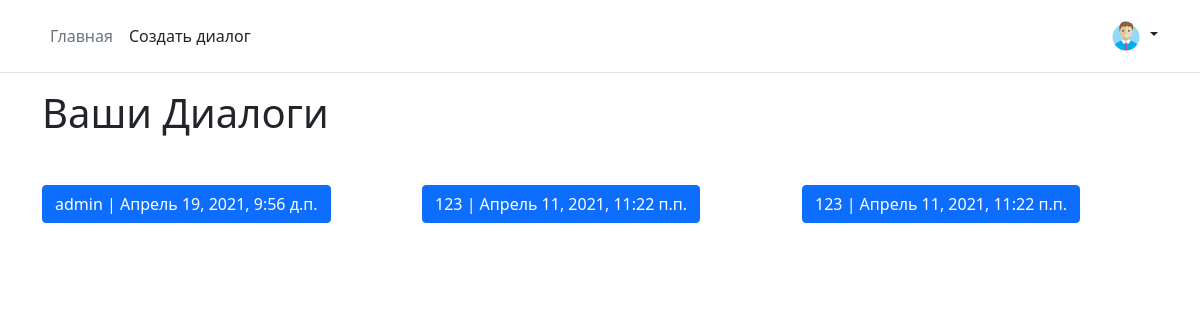
The app's page / (signed in) with its own data.
### mainapp/models.py (models this page shows, shortened)
class DialogMemebers(models.Model):
    CREATOR = '0'
    INTERLOCUTOR = '1'
    ROLE_CHOICES = (
        (CREATOR, 'создатель'),
        (INTERLOCUTOR, 'собеседник'),
    )
    dialog = models.ForeignKey(Dialog,
                               verbose_name='диалог',
                               on_delete=models.CASCADE,
                               related_name="members")
    member = models.ForeignKey(User,
                               verbose_name='участник диалога',
                               on_delete=models.CASCADE,
                               related_name="dialogs")
    role = models.CharField(verbose_name='роль',
                            choices=ROLE_CHOICES,
                            db_index=True, max_length=128)
    class Meta:
        verbose_name = 'люди в диалоге'
        verbose_name_plural = 'люди в диалогах'
        ordering = ['dialog', '-role', 'member']

class Dialog(models.Model):
    created = models.DateTimeField(verbose_name='отправлено',
                                   auto_now_add=True,
                                   db_index=True)
    name = models.CharField(verbose_name='имя', max_length=64, blank=True)
    class Meta:
        verbose_name = 'диалог'
        verbose_name_plural = 'диалоги'
        ordering = ['-created']

### mainapp/views.py (the view)
# urls.py: path('', mainapp.index, name='index'),
@login_required
def index(request):
    dialogues = request.user.dialogs.all()
    context = {
        'title': 'главная',
        'dialogues': dialogues,
    }
    return render(request, 'mainapp/index.html', context)

### mainapp/templates/mainapp/index.html (shortened to what this page needs)
{% extends 'mainapp/base.html' %}
{% block content %}
    <h3 class="display-6">Ваши Диалоги</h3>
    <div class="row mt-5">
        {% for item in dialogues %}
            <div class="col">
                <a href="{% url 'mainapp:dialog_show' item.dialog_id %}" class="btn btn-primary">{{ item.dialog.name }}
                    | {{ item.dialog.created }}</a>
            </div>
        {% endfor %}
    </div>
{% endblock %}

### records on screen
DialogMemebers: dialog.name "admin", dialog.created "Апрель 19, 2021, 9:56 д.п."
DialogMemebers: dialog.name "123", dialog.created "Апрель 11, 2021, 11:22 п.п."
DialogMemebers: dialog.name "123", dialog.created "Апрель 11, 2021, 11:22 п.п."
